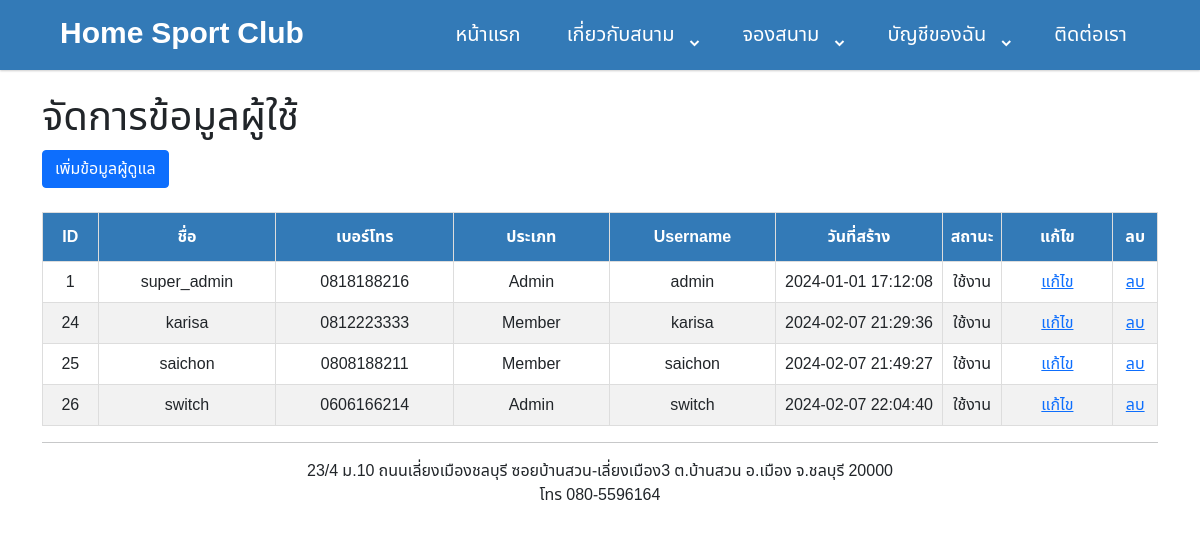
Page /badminton/profile_list.php (signed in) on the earlier database version.
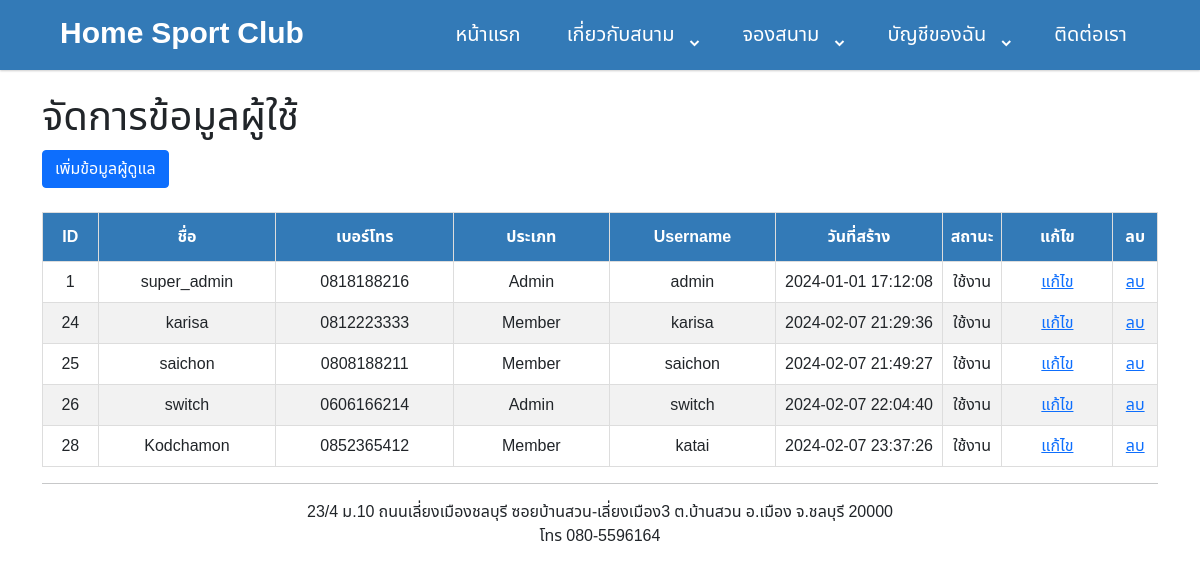
Same page on the later database version.
### tables this page shows
CREATE TABLE `t_user` (
  `user_id` int(11) NOT NULL,
  `user_name` varchar(50) NOT NULL,
  `user_tel` varchar(32) NOT NULL,
  `user_username` varchar(20) NOT NULL,
  `user_password` varchar(64) NOT NULL,
  `user_type` int(11) NOT NULL COMMENT 'm_user_type',
  `image_name` varchar(50) DEFAULT NULL,
  `create_date` datetime NOT NULL,
  `edit_date` datetime DEFAULT NULL,
  `create_by` int(11) NOT NULL COMMENT 't_user',
  `edit_by` int(11) DEFAULT NULL COMMENT 't_user',
  `del` tinyint(1) NOT NULL
);

### badminton/profile_list.php (the view, shortened to what this page needs)
<?php
include 'common/connect.php';
include "header.php";
?>
<!DOCTYPE html>
<html lang="en">
<head>
    <link href='https://unpkg.com/boxicons@2.0.7/css/boxicons.min.css' rel='stylesheet'>
    <link rel="stylesheet" href="css/boostrap/css/bootstrap.min.css">
    <link rel="stylesheet" href="css/mytable.css">
</head>
<body>
    <div class="container">
        <br>
        <h1>จัดการข้อมูลผู้ใช้</h1> <a href="addadmin.php" type="button" class="btn btn-primary">เพิ่มข้อมูลผู้ดูแล</a> <BR>
        <table id="customers">
            <BR>
            <thead>
                <tr>
                    <th width="5%">ID</th>
                    <th width="16%">ชื่อ</th>
                    <th width="16%">เบอร์โทร</th>
                    <th width="14%">ประเภท</th>
                    <th width="15%">Username</th>
                    <th width="15%">วันที่สร้าง</th>
                    <th width="5%">สถานะ</th>
                    <th width="10%">แก้ไข</th>
                    <th width="10%">ลบ</th>
                </tr>
            </thead>
            <tbody>
                <?php
                $sql = "SELECT * FROM `t_user` WHERE del = '0'";
                $result = mysqli_query($conn, $sql);
                while ($row = mysqli_fetch_assoc($result)) {
                    echo "<td>" . $row["user_id"] .  "</td> ";
                    echo "<td>" . $row["user_name"] .  "</td> ";
                    echo "<td>" . $row["user_tel"] .  "</td> ";
                    if ($row["user_type"] == 1) {
                        echo "<td>" . "Admin" .  "</td> ";
                    } else {
                        echo "<td>" . "Member" .  "</td> ";
                    }
                    echo "<td>" . $row["user_username"] .  "</td> ";
                    echo "<td>" . $row["create_date"] .  "</td> ";
                    if ($row["del"] == 0) {
                        echo "<td>" . "ใช้งาน" .  "</td> ";
                    } else {
                        echo "<td>" . "ไม่ใช้งาน" .  "</td> ";
                    }
                    echo "<td><a href='edit_member.php?id=$row[user_id]' onclick=\"return confirm('ต้องการแก้ไขข้อมูลใช่ไหม!!!')\">แก้ไข</a></td> ";
                    echo "<td><a href='controllers/delete_member.php?id=$row[user_id]' onclick=\"return confirm('ต้องการลบข้อมูลใช่ไหม!!!')\">ลบ</a></td> ";
                }
                echo "</table>";
                ?>
    </div>
    <?php include "footer.php" ?>
</body>
</html>

Differences in the rows shown:
added t_user: user "28", user_name "Kodchamon", user_tel "0852365412", shows "Member", user_username "katai", create_date "2024-02-07 23:37:26", del "ใช้งาน"
